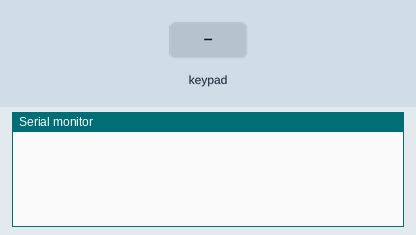
The sketch below on a simulated Arduino Uno, built with avr-gcc and run on an emulated ATmega328P. On the bench: the last lines printed to the serial monitor. The inputs (shaded band) are chosen by the test bench.

Above: at 1.2 s.
1.3 s: key 'A' pressed
At 2.0 s:
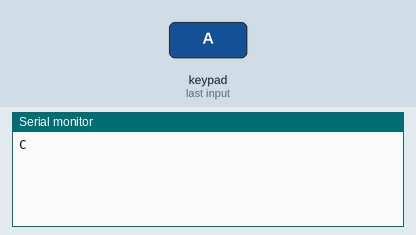
2.8 s: keypad keys 5 4 3 2 pressed 0.4 s apart
At 4.3 s:
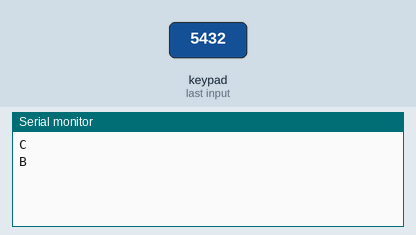
5.9 s: key '0' pressed
At 6.6 s:
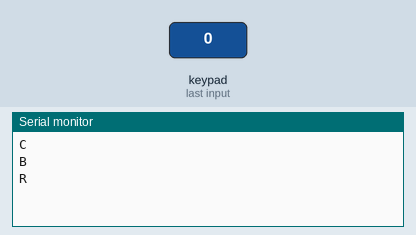
7.4 s: keypad keys 5 4 3 2 # pressed 0.4 s apart
At 10.2 s:
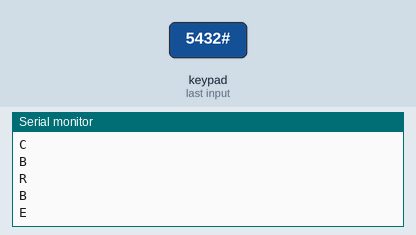
10.9 s: key 'D' pressed
At 11.3 s:
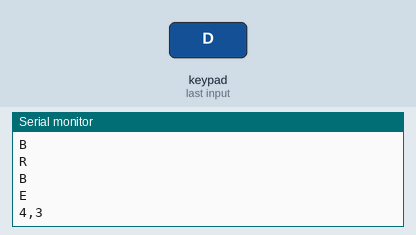
12.4 s: keypad keys 9 8 7 6 D pressed 0.4 s apart
At 15.0 s:
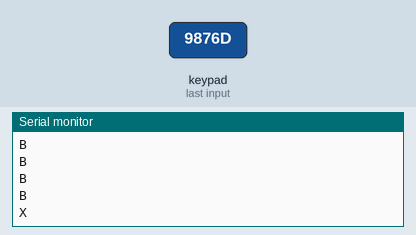

The sketch:

battleships_keypad.ino
```cpp
#include <Keypad.h>

int temp_x;
int temp_y;
int sent_x;
int sent_y;

int numbers_count = 0;
bool done = false;

const uint8_t ROWS = 4;
const uint8_t COLS = 4;
char keys[ROWS][COLS] = {
  { '1', '2', '3', 'A' },
  { '4', '5', '6', 'B' },
  { '7', '8', '9', 'C' },
  { '*', '0', '#', 'D' }
};

uint8_t colPins[COLS] = { 5, 4, 3, 2 }; // Pins connected to C1, C2, C3, C4
uint8_t rowPins[ROWS] = { 9, 8, 7, 6 }; // Pins connected to R1, R2, R3, R4

Keypad keypad = Keypad(makeKeymap(keys), rowPins, colPins, ROWS, COLS);

void setup() {
  Serial.begin(9600);
}

String concat(int x, int y){
    char str1[20];
    char str2[20];

    sprintf(str1,"%d",x);
    sprintf(str2,"%d",y);

    strcat(str1,",");
    strcat(str1, str2);

    return str1;
}

int decode(char c) {
    switch(c) {
      case '1' : return 1;
      case '2' : return 2;
      case '3' : return 3;
      case '4' : return 4;
      case '5' : return 5;
      case '6' : return 6;
      case '7' : return 7;
      case '8' : return 8;
      case '9' : return 9;
      case '*' : return 0;
    }
}


void loop() {

    char key = keypad.getKey();

    if(key != NO_KEY) {
      //Serial.println(key);

      if(key == '1' || key == '2' || key == '3' || key == '4' || key == '5' || key == '6' || key == '7' || key == '8' || key == '9' || key == '*') { //daca sunt numerele sau * care e 0

        if(key=='1' || key=='2' || key=='3' || key=='4' || key=='*'){
          if(numbers_count == 0) {
            temp_x = decode(key);
            //Serial.println(temp_x);
            numbers_count++;
          }
          else {
            if (numbers_count == 1) {
            temp_y = decode(key);
            //Serial.println(temp_y);
            numbers_count++;
            }
          }
        }
        else {
          Serial.println('B');
        }


      }
      else {   //caracterele
        if(key == 'D') {
          if(numbers_count == 2) {
            Serial.println(concat(temp_x, temp_y));
            numbers_count = 0;
            //done = true;
          }
          else {
            if(numbers_count==0) {
              Serial.println('X');
            }
            else {
              if (numbers_count==1) {
                Serial.println('X');
              }
            }
          }
        }
        else {
          if(key=='0') {
              Serial.println('R');
              temp_x = 0;
              temp_y = 0;
              numbers_count = 0;
          }
          else {
            if(key=='#'){
              Serial.println('E');
            }
            else{
              //if((numbers_count==0 || numbers_count==1) && (key=='A' || key=='B' || key=='C'){
                Serial.println('C');
              //}
            }


          }
        }


    }
  }
}
```

Measured:
- after the input at 1.3 s, the serial monitor: prints a new line at once (image 1)
- after the input at 2.8 s, the serial monitor: prints a new line at once (image 2)
- after the input at 5.9 s, the serial monitor: prints a new line at once (image 3)
- after the input at 7.4 s, the serial monitor: prints a new line at once (image 4)
- after the input at 10.9 s, the serial monitor: prints a new line at once (image 5)
- after the input at 12.4 s, the serial monitor: prints a new line at once (image 6)
